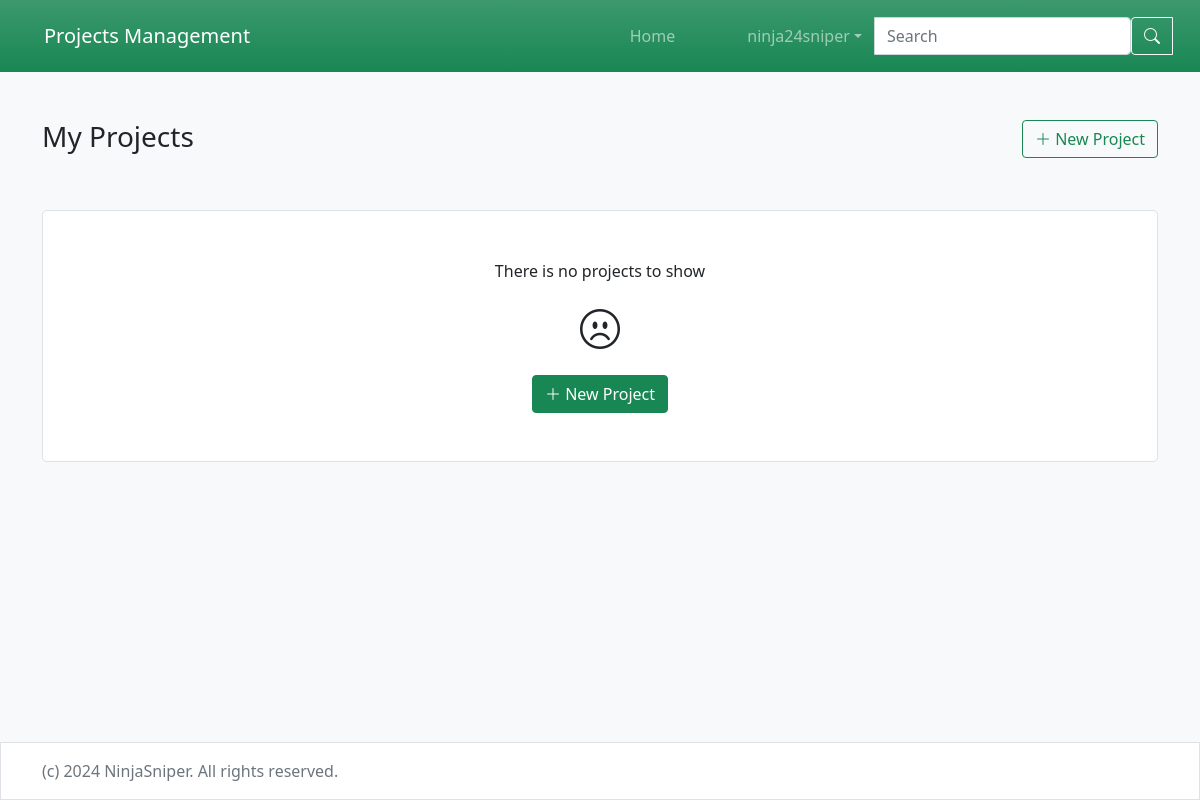
Before: / (signed in) with the older database file.
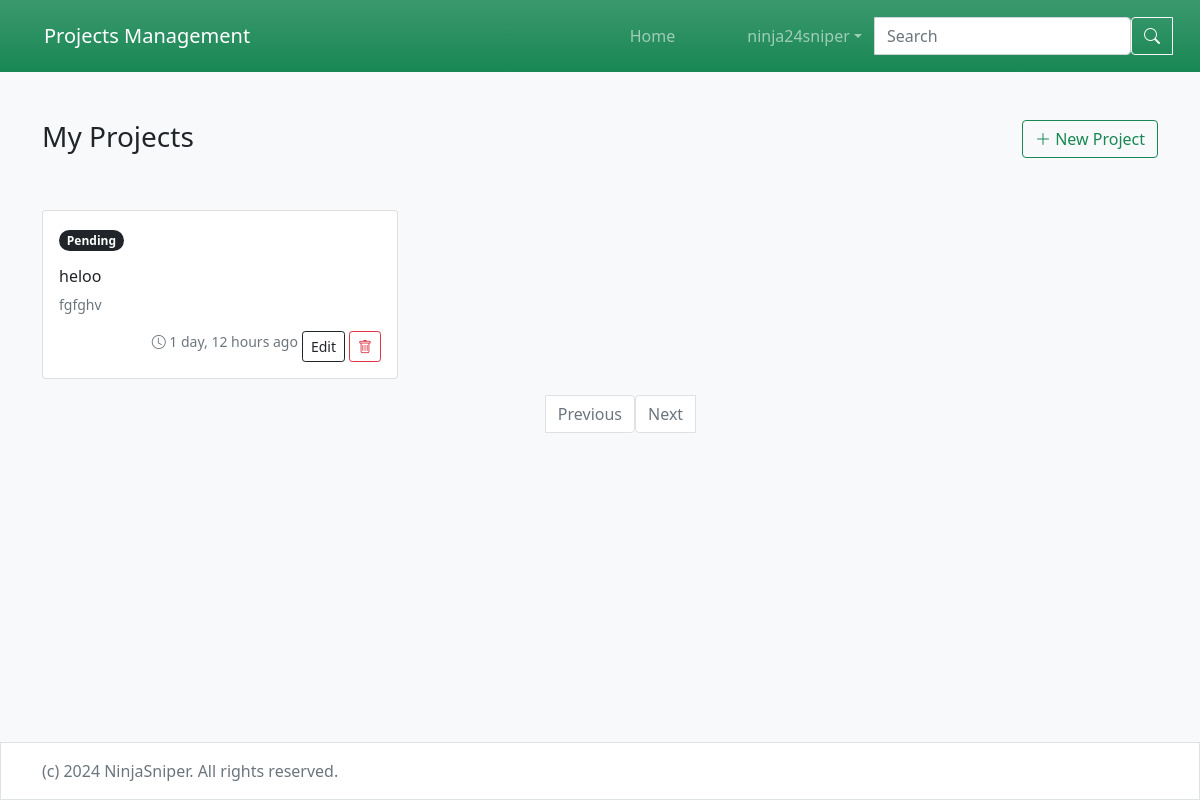
After: the same page with the newer database file.
### projects/models.py (models this page shows, shortened)
class Project(models.Model) :
    title = models.CharField( max_length=50)
    description = models.TextField()
    status = models.IntegerField(choices = Status.choices, default = Status.PENDING)
    created_at = models.DateTimeField(auto_now_add=True)
    updated_at = models.DateTimeField(auto_now=True)
    category = models.ForeignKey(Category, on_delete=models.PROTECT )
    user = models.ForeignKey(AUTH_USER_MODEL, on_delete=models.CASCADE , null= True)

### projects/views.py (the view)
# urls.py: path('', views.ProjectListView.as_view(), name='Project_list'),
class ProjectListView(LoginRequiredMixin, ListView):
    model = models.Project
    template_name = 'project/list.html'
    paginate_by = 6
    def get_queryset(self):
        query_set = super().get_queryset()
        where = {'user_id': self.request.user}
        q = self.request.GET.get('q', None)
        if q:
            where['title__icontains'] = q
        return query_set.filter(**where)

### projects/templates/project/list.html
{% extends "base.html" %}
{% load i18n %}
{% load humanize %}
{% block content %}
<div class="d-flex justify-content-between">
    <h3>{% trans 'My Projects' %}</h3>
    <div>
        <a href="{% url 'Project_create' %}" class="btn btn-outline-success">
            <i class="bi bi-plus-lg"></i> {% trans 'New Project' %}
        </a>
    </div>
</div>
    <div class="row my-5">
        {% for project in object_list %}
            <div class="col-md-4">
                <div class="card mb-3">
                    <div class="card-body">
                        <p>
                            <span class="badge rounded-pill bg-dark">
                                {{ project.get_status_display }}
                            </span>
                        </p>
                        <h3 class="card-title fs-6">
                            {{ project.title }}
                        </h3>
                        <p class="card-text text-muted small">
                            {{ project.description }}
                        </p>
                        <div class="d-flex">
                            <span class="me-auto text-muted small">
                                <i class="bi bi-clock"></i>
                                <time datetime="{{ project.created_at }}">
                                    {{  project.created_at|naturaltime }}
                                </time>
                            </span>
                            <a
                                href="{% url 'Project_update' project.id %}"
                                class="btn btn-sm btn-outline-dark mx-1">
                                {% trans 'Edit' %}
                            </a>
                            <a
                                href="{% url 'Project_delete' project.id %}"
                                class="btn btn-sm btn-outline-danger">
                                <i class="bi bi-trash"></i>
                            </a>
                        </div>
                    </div>
                </div>
            </div>
        {% empty %}
            <div class="col-md-12">
                <div class="h-100 p-5 bg-white border rounded-3 text-center">
                    <p>{% trans 'There is no projects to show' %}</p>
                    <p>
                        <i class="bi bi-emoji-frown fs-1"></i>
                    </p>
                    <a class="btn btn-success" type="button" href="{% url 'Project_create' %}">
                        <i class="bi bi-plus-lg "></i> {% trans 'New Project' %}
                    </a>
                </div>
            </div>
        {% endfor %}
        {% if page_obj.paginator.count > 0 %}
            <div class="d-flex justify-content-center bd-highlight mb-3">
                <nav>
                    <ul class="pagination">
                        {% if page_obj.has_previous %}
                            <li class="page-item">
                                <a class="page-link" href="?page={{ page_obj.previous_page_number }}">
                                    {% trans 'Previous' %}
                                </a>
                            </li>
                        {% else %}
                            <li class="page-item disabled">
                                <a class="page-link" href="#">{% trans 'Previous' %}</a>
                            </li>
                        {% endif %}
                        {% if page_obj.has_next %}
                            <li class="page-item">
                                <a class="page-link" href="?page={{ page_obj.next_page_number }}">
                                    {% trans 'Next' %}
                                </a>
                            </li>
                        {% else %}
                            <li class="page-item disabled">
                                <a class="page-link" href="#">{% trans 'Next' %}</a>
                            </li>
                        {% endif %}
                    </ul>
                </nav>
            </div>
        {% endif %}
    </div>
{% endblock %}

Changed rows visible on the page:
added Project: status "Pending", title "heloo", description "fgfghv", created_at "1 day, 12 hours ago"
Other visible differences:
text no longer shown: "There is no projects to show New Project"
text now shown: "Previous Next"
